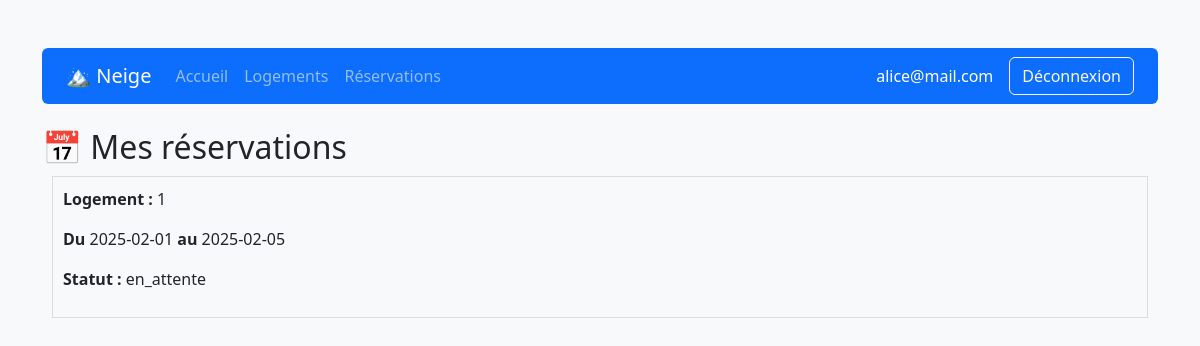
/index.php?page=3 (signed in), run on the app's committed database.
### tables this page shows
CREATE TABLE reservations (
    id INT AUTO_INCREMENT PRIMARY KEY,
    client_id INT,
    logement_id INT,
    date_debut DATE,
    date_fin DATE,
    statut ENUM('en_attente', 'acceptee', 'annulee') DEFAULT 'en_attente',
    date_reservation TIMESTAMP DEFAULT CURRENT_TIMESTAMP,
    FOREIGN KEY (client_id) REFERENCES user(id),
    FOREIGN KEY (logement_id) REFERENCES logements(id)
);

### modele/modele.class.php (called while the page is built, shortened)
<?php
class Modele {
    private $pdo;
    public function __construct() {
        try {
            $this->pdo = new PDO("mysql:host=localhost;dbname=neige", "root", "");
            $this->pdo->setAttribute(PDO::ATTR_ERRMODE, PDO::ERRMODE_EXCEPTION);
        } catch (PDOException $exp) {
            echo "Erreur de connexion à la BDD : " . $exp->getMessage();
        }
    }
    public function selectReservationsByClient($client_id) {
        $stmt = $this->pdo->prepare("SELECT * FROM reservations WHERE client_id = :client_id");
        $stmt->execute([":client_id" => $client_id]);
        return $stmt->fetchAll();
    }
}
?>

### controleur/controleur.class.php (called while the page is built, shortened)
<?php
require_once("modele/modele.class.php");
class Controleur {
    private $unModele;
    public function __construct() {
        $this->unModele = new Modele();
    }
    public function getReservationsClient($client_id) {
        return $this->unModele->selectReservationsByClient($client_id);
    }
}
?>

### gestion_reservations.php (the view, shortened to what this page needs)
<?php
$type = $_SESSION['type'];
$id_user = $_SESSION['id'] ?? null;
if ($type == "client") {
    echo "<h2>📅 Mes réservations</h2>";
    $reservations = $unControleur->getReservationsClient($id_user);
    if ($reservations) {
        foreach ($reservations as $res) {
            echo "<div style='border:1px solid #ddd; padding:10px; margin:10px;'>";
            echo "<p><strong>Logement :</strong> " . $res['logement_id'] . "</p>";
            echo "<p><strong>Du</strong> " . $res['date_debut'] . " <strong>au</strong> " . $res['date_fin'] . "</p>";
            echo "<p><strong>Statut :</strong> " . $res['statut'] . "</p>";
            echo "</div>";
        }
    } else {
        echo "<p>❌ Aucune réservation trouvée.</p>";
    }
}
?>

### data on the page
reservations: logement "1", date_debut "2025-02-01", date_fin "2025-02-05", statut "en_attente"

### other printed values
$_SESSION['email'] "alice@mail.com"
